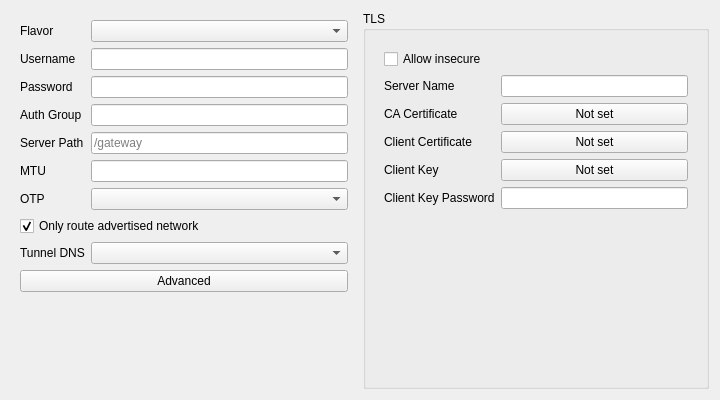
<?xml version="1.0" encoding="UTF-8"?>
<ui version="4.0">
 <class>EditOpenConnect</class>
 <widget class="QWidget" name="EditOpenConnect">
  <property name="geometry">
   <rect>
    <x>0</x>
    <y>0</y>
    <width>720</width>
    <height>400</height>
   </rect>
  </property>
  <property name="windowTitle">
   <string notr="true">EditOpenConnect</string>
  </property>
  <layout class="QHBoxLayout" name="horizontalLayout">
   <item>
    <widget class="QWidget" name="basic_w" native="true">
     <layout class="QFormLayout" name="basic_layout">
      <item row="0" column="0">
       <widget class="QLabel" name="flavor_l">
        <property name="toolTip">
         <string>&lt;html&gt;&lt;head/&gt;&lt;body&gt;&lt;p&gt;OpenConnect protocol flavor. Leave empty to use the core default (anyconnect).&lt;/p&gt;&lt;/body&gt;&lt;/html&gt;</string>
        </property>
        <property name="text">
         <string>Flavor</string>
        </property>
        <property name="buddy">
         <cstring>flavor</cstring>
        </property>
       </widget>
      </item>
      <item row="0" column="1">
       <widget class="QComboBox" name="flavor"/>
      </item>
      <item row="1" column="0">
       <widget class="QLabel" name="username_l">
        <property name="toolTip">
         <string>&lt;html&gt;&lt;head/&gt;&lt;body&gt;&lt;p&gt;Username used to fill matching authentication form fields.&lt;/p&gt;&lt;/body&gt;&lt;/html&gt;</string>
        </property>
        <property name="text">
         <string>Username</string>
        </property>
        <property name="buddy">
         <cstring>username</cstring>
        </property>
       </widget>
      </item>
      <item row="1" column="1">
       <widget class="QLineEdit" name="username"/>
      </item>
      <item row="2" column="0">
       <widget class="QLabel" name="password_l">
        <property name="toolTip">
         <string>&lt;html&gt;&lt;head/&gt;&lt;body&gt;&lt;p&gt;Password used to fill matching authentication form fields.&lt;/p&gt;&lt;/body&gt;&lt;/html&gt;</string>
        </property>
        <property name="text">
         <string>Password</string>
        </property>
        <property name="buddy">
         <cstring>password</cstring>
        </property>
       </widget>
      </item>
      <item row="2" column="1">
       <widget class="QLineEdit" name="password"/>
      </item>
      <item row="3" column="0">
       <widget class="QLabel" name="auth_group_l">
        <property name="toolTip">
         <string>&lt;html&gt;&lt;head/&gt;&lt;body&gt;&lt;p&gt;Preselects a matching group, realm, domain or gateway choice when the flavor supports it.&lt;/p&gt;&lt;/body&gt;&lt;/html&gt;</string>
        </property>
        <property name="text">
         <string>Auth Group</string>
        </property>
        <property name="buddy">
         <cstring>auth_group</cstring>
        </property>
       </widget>
      </item>
      <item row="3" column="1">
       <widget class="QLineEdit" name="auth_group"/>
      </item>
      <item row="4" column="0">
       <widget class="QLabel" name="server_path_l">
        <property name="toolTip">
         <string>&lt;html&gt;&lt;head/&gt;&lt;body&gt;&lt;p&gt;Path part of the server URL, appended to the address above. Load-bearing on gp, f5 and fortinet portals.&lt;/p&gt;&lt;/body&gt;&lt;/html&gt;</string>
        </property>
        <property name="text">
         <string>Server Path</string>
        </property>
        <property name="buddy">
         <cstring>server_path</cstring>
        </property>
       </widget>
      </item>
      <item row="4" column="1">
       <widget class="QLineEdit" name="server_path">
        <property name="placeholderText">
         <string notr="true">/gateway</string>
        </property>
       </widget>
      </item>
      <item row="5" column="0">
       <widget class="QLabel" name="mtu_l">
        <property name="toolTip">
         <string>&lt;html&gt;&lt;head/&gt;&lt;body&gt;&lt;p&gt;Preferred tunnel MTU. Values below 576 are treated as 576; the maximum is 65535.&lt;/p&gt;&lt;/body&gt;&lt;/html&gt;</string>
        </property>
        <property name="text">
         <string>MTU</string>
        </property>
        <property name="buddy">
         <cstring>mtu</cstring>
        </property>
       </widget>
      </item>
      <item row="5" column="1">
       <widget class="QLineEdit" name="mtu"/>
      </item>
      <item row="6" column="0">
       <widget class="QLabel" name="otp_profile_l">
        <property name="text">
         <string>OTP</string>
        </property>
        <property name="buddy">
         <cstring>otp_profile</cstring>
        </property>
       </widget>
      </item>
      <item row="6" column="1">
       <widget class="QComboBox" name="otp_profile"/>
      </item>
      <item row="7" column="0" colspan="2">
       <widget class="QCheckBox" name="only_advertised_routes">
        <property name="toolTip">
         <string>&lt;html&gt;&lt;head/&gt;&lt;body&gt;&lt;p&gt;Traffic that falls through to this profile reaches the tunnel only when the destination is inside a subnet the VPN server advertises; anything else is blocked. Routing rules that name this profile explicitly are not affected and always win.&lt;/p&gt;&lt;/body&gt;&lt;/html&gt;</string>
        </property>
        <property name="text">
         <string>Only route advertised network</string>
        </property>
        <property name="checked">
         <bool>true</bool>
        </property>
       </widget>
      </item>
      <item row="8" column="0">
       <widget class="QLabel" name="tunnel_dns_l">
        <property name="toolTip">
         <string>&lt;html&gt;&lt;head/&gt;&lt;body&gt;&lt;p&gt;How DNS uses the resolvers the VPN server pushes when this profile is started.&lt;/p&gt;&lt;p&gt;None: ignore them. Use this if the server claims every domain and breaks public DNS.&lt;br/&gt;Prefer: resolve the names the server claims - its split-DNS suffixes and search domains - through them, and everything else as usual.&lt;br/&gt;Strict: also send every remote DNS query to them instead of the remote DNS server, and fail the lookups they cannot answer. Direct lookups are unchanged.&lt;/p&gt;&lt;p&gt;As an endpoint in a routing profile, Prefer and Strict both resolve only the names the server claims.&lt;/p&gt;&lt;/body&gt;&lt;/html&gt;</string>
        </property>
        <property name="text">
         <string>Tunnel DNS</string>
        </property>
        <property name="buddy">
         <cstring>tunnel_dns</cstring>
        </property>
       </widget>
      </item>
      <item row="8" column="1">
       <widget class="QComboBox" name="tunnel_dns"/>
      </item>
      <item row="9" column="0" colspan="2">
       <widget class="QPushButton" name="advanced_button">
        <property name="text">
         <string>Advanced</string>
        </property>
       </widget>
      </item>
     </layout>
    </widget>
   </item>
   <item>
    <widget class="QGroupBox" name="tls_box">
     <property name="title">
      <string>TLS</string>
     </property>
     <layout class="QVBoxLayout" name="tls_layout">
      <item>
       <widget class="QWidget" name="tls_form_w" native="true">
        <layout class="QFormLayout" name="tls_form">
         <item row="0" column="0" colspan="2">
          <widget class="QCheckBox" name="insecure">
           <property name="toolTip">
            <string>&lt;html&gt;&lt;head/&gt;&lt;body&gt;&lt;p&gt;Disables verification of the server certificate and hostname. This lets an active attacker impersonate the VPN server; prefer a CA certificate or a peer fingerprint.&lt;/p&gt;&lt;/body&gt;&lt;/html&gt;</string>
           </property>
           <property name="text">
            <string>Allow insecure</string>
           </property>
          </widget>
         </item>
         <item row="1" column="0">
          <widget class="QLabel" name="tls_server_name_l">
           <property name="toolTip">
            <string>&lt;html&gt;&lt;head/&gt;&lt;body&gt;&lt;p&gt;Server name used for TLS SNI and certificate hostname verification. The hostname from the address is used when empty.&lt;/p&gt;&lt;/body&gt;&lt;/html&gt;</string>
           </property>
           <property name="text">
            <string>Server Name</string>
           </property>
           <property name="buddy">
            <cstring>tls_server_name</cstring>
           </property>
          </widget>
         </item>
         <item row="1" column="1">
          <widget class="QLineEdit" name="tls_server_name"/>
         </item>
         <item row="2" column="0">
          <widget class="QLabel" name="certificate_authority_l">
           <property name="toolTip">
            <string>&lt;html&gt;&lt;head/&gt;&lt;body&gt;&lt;p&gt;Additional trusted CA certificate content in PEM format, added to the system certificate pool.&lt;/p&gt;&lt;/body&gt;&lt;/html&gt;</string>
           </property>
           <property name="text">
            <string>CA Certificate</string>
           </property>
           <property name="buddy">
            <cstring>certificate_authority</cstring>
           </property>
          </widget>
         </item>
         <item row="2" column="1">
          <widget class="QPushButton" name="certificate_authority">
           <property name="text">
            <string>Not set</string>
           </property>
          </widget>
         </item>
         <item row="3" column="0">
          <widget class="QLabel" name="client_certificate_l">
           <property name="text">
            <string>Client Certificate</string>
           </property>
           <property name="buddy">
            <cstring>client_certificate</cstring>
           </property>
          </widget>
         </item>
         <item row="3" column="1">
          <widget class="QPushButton" name="client_certificate">
           <property name="text">
            <string>Not set</string>
           </property>
          </widget>
         </item>
         <item row="4" column="0">
          <widget class="QLabel" name="client_key_l">
           <property name="text">
            <string>Client Key</string>
           </property>
           <property name="buddy">
            <cstring>client_key</cstring>
           </property>
          </widget>
         </item>
         <item row="4" column="1">
          <widget class="QPushButton" name="client_key">
           <property name="text">
            <string>Not set</string>
           </property>
          </widget>
         </item>
         <item row="5" column="0">
          <widget class="QLabel" name="client_key_password_l">
           <property name="toolTip">
            <string>&lt;html&gt;&lt;head/&gt;&lt;body&gt;&lt;p&gt;Password for the encrypted client private key.&lt;/p&gt;&lt;/body&gt;&lt;/html&gt;</string>
           </property>
           <property name="text">
            <string>Client Key Password</string>
           </property>
           <property name="buddy">
            <cstring>client_key_password</cstring>
           </property>
          </widget>
         </item>
         <item row="5" column="1">
          <widget class="QLineEdit" name="client_key_password"/>
         </item>
        </layout>
       </widget>
      </item>
      <item>
       <spacer name="tls_spacer">
        <property name="orientation">
         <enum>Qt::Vertical</enum>
        </property>
        <property name="sizeHint" stdset="0">
         <size>
          <width>0</width>
          <height>0</height>
         </size>
        </property>
       </spacer>
      </item>
     </layout>
    </widget>
   </item>
  </layout>
 </widget>
 <tabstops>
  <tabstop>flavor</tabstop>
  <tabstop>username</tabstop>
  <tabstop>password</tabstop>
  <tabstop>auth_group</tabstop>
  <tabstop>server_path</tabstop>
  <tabstop>mtu</tabstop>
  <tabstop>otp_profile</tabstop>
  <tabstop>only_advertised_routes</tabstop>
  <tabstop>tunnel_dns</tabstop>
  <tabstop>advanced_button</tabstop>
  <tabstop>insecure</tabstop>
  <tabstop>tls_server_name</tabstop>
  <tabstop>certificate_authority</tabstop>
  <tabstop>client_certificate</tabstop>
  <tabstop>client_key</tabstop>
  <tabstop>client_key_password</tabstop>
 </tabstops>
 <resources/>
 <connections/>
</ui>
